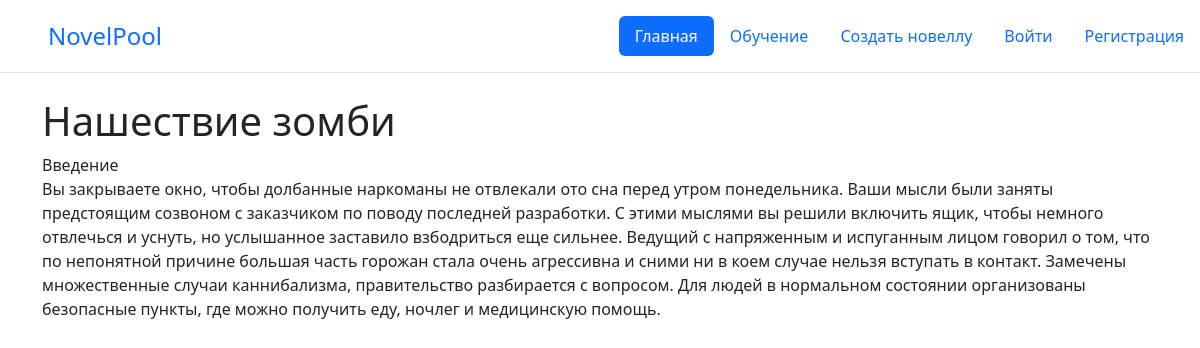
The page /novel/12/read/12/ on the database its author committed.
### novelpoolapp/models.py (models this page shows, shortened)
class Page(models.Model):
    name = models.CharField('Название', max_length=20)
    text = models.TextField('Текст')
    chapter = models.ForeignKey(Chapter, on_delete=models.CASCADE, verbose_name='Глава')
    novel = models.ForeignKey(Novel, on_delete=models.CASCADE, verbose_name='Новелла')
    is_first = models.BooleanField('Является первой страницей', default=False)
    class Meta:
        verbose_name = 'Страница'
        verbose_name_plural = 'Страницы'

class Novel(models.Model):
    name = models.CharField('Название', max_length=200)
    description = models.TextField('Описание')
    status = models.IntegerField('Статус',default=1)
    owner = models.ForeignKey(User, on_delete=models.CASCADE, verbose_name='Владелец')
    class Meta:
        verbose_name = 'Новелла'
        verbose_name_plural = 'Новеллы'

class Chapter(models.Model):
    name = models.CharField('Название', max_length=20)
    novel = models.ForeignKey(Novel, on_delete=models.CASCADE, verbose_name='Новелла')
    class Meta:
        verbose_name = 'Глава'
        verbose_name_plural = 'Главы'

### novelpoolapp/views.py (the view)
# urls.py: path('novel/<int:novel_id>/read/<int:page_id>/', read, name='read'),
def read(request, novel_id, page_id):
    novel = Novel.objects.get(id=novel_id)
    page = novel.page_set.filter(id=page_id).first()
    if(page):
        selections = page.selection_set.all()
        context = {
            'page':page,
            'selections':selections
        }
        return render(request, 'novelpool/read.html', context=context)
    return HttpResponseNotFound()

### novelpoolapp/templates/novelpool/read.html (shortened to what this page needs)
{% extends 'base.html' %}
{% block content %}
<h1>{{  page.novel.name }}</h1>
<div>{{ page.chapter.name }}</div>
<div>{{ page.text }}</div>
{% endblock %}

### rows shown on the page
Page: novel.name "Нашествие зомби", chapter.name "Введение", text "Вы закрываете окно, чтобы долбанные наркоманы не отвлекали ото сна перед утром понедельника. Ваши мысли были заняты предстоящим созвоном с заказчиком по поводу последней разработки. С этими мыслями вы решили включить ящик, чтобы немного отвлечься и уснуть, но услышанное заставило взбодриться еще сильнее. Ведущий с напряженным и испуганным лицом говорил о том, что по непонятной причине большая часть горожан стала очень агрессивна и сними ни в коем случае нельзя вступать в контакт. Замечены множественные случаи каннибализма, правительство разбирается с вопросом. Для людей в нормальном состоянии организованы безопасные пункты, где можно получить еду, ночлег и медицинскую помощь."
